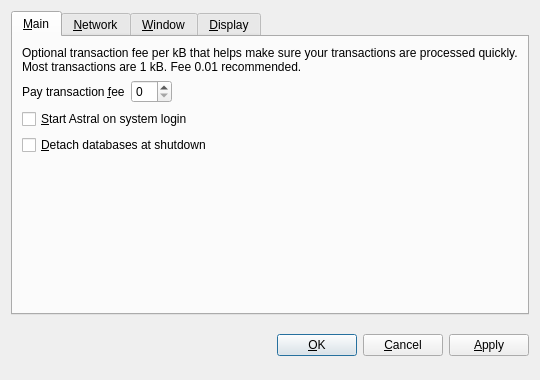
<?xml version="1.0" encoding="UTF-8"?>
<ui version="4.0">
 <class>OptionsDialog</class>
 <widget class="QDialog" name="OptionsDialog">
  <property name="geometry">
   <rect>
    <x>0</x>
    <y>0</y>
    <width>540</width>
    <height>380</height>
   </rect>
  </property>
  <property name="windowTitle">
   <string>Options</string>
  </property>
  <property name="modal">
   <bool>true</bool>
  </property>
  <layout class="QVBoxLayout" name="verticalLayout">
   <item>
    <widget class="QTabWidget" name="tabWidget">
     <property name="tabPosition">
      <enum>QTabWidget::North</enum>
     </property>
     <property name="currentIndex">
      <number>0</number>
     </property>
     <widget class="QWidget" name="tabMain">
      <attribute name="title">
       <string>&amp;Main</string>
      </attribute>
      <layout class="QVBoxLayout" name="verticalLayout_Main">
       <item>
        <widget class="QLabel" name="transactionFeeInfoLabel">
         <property name="text">
          <string>Optional transaction fee per kB that helps make sure your transactions are processed quickly. Most transactions are 1 kB. Fee 0.01 recommended.</string>
         </property>
         <property name="textFormat">
          <enum>Qt::PlainText</enum>
         </property>
         <property name="wordWrap">
          <bool>true</bool>
         </property>
        </widget>
       </item>
       <item>
        <layout class="QHBoxLayout" name="horizontalLayout_Main">
         <item>
          <widget class="QLabel" name="transactionFeeLabel">
           <property name="text">
            <string>Pay transaction &amp;fee</string>
           </property>
           <property name="textFormat">
            <enum>Qt::PlainText</enum>
           </property>
           <property name="buddy">
            <cstring>transactionFee</cstring>
           </property>
          </widget>
         </item>
         <item>
          <widget class="BitcoinAmountField" name="transactionFee"/>
         </item>
         <item>
          <spacer name="horizontalSpacer_Main">
           <property name="orientation">
            <enum>Qt::Horizontal</enum>
           </property>
           <property name="sizeHint" stdset="0">
            <size>
             <width>40</width>
             <height>20</height>
            </size>
           </property>
          </spacer>
         </item>
        </layout>
       </item>
       <item>
        <widget class="QCheckBox" name="bitcoinAtStartup">
         <property name="toolTip">
          <string>Automatically start Astral after logging in to the system.</string>
         </property>
         <property name="text">
          <string>&amp;Start Astral on system login</string>
         </property>
        </widget>
       </item>
       <item>
        <widget class="QCheckBox" name="detachDatabases">
         <property name="toolTip">
          <string>Detach block and address databases at shutdown. This means they can be moved to another data directory, but it slows down shutdown. The wallet is always detached.</string>
         </property>
         <property name="text">
          <string>&amp;Detach databases at shutdown</string>
         </property>
        </widget>
       </item>
       <item>
        <spacer name="verticalSpacer_Main">
         <property name="orientation">
          <enum>Qt::Vertical</enum>
         </property>
         <property name="sizeHint" stdset="0">
          <size>
           <width>20</width>
           <height>40</height>
          </size>
         </property>
        </spacer>
       </item>
      </layout>
     </widget>
     <widget class="QWidget" name="tabNetwork">
      <attribute name="title">
       <string>&amp;Network</string>
      </attribute>
      <layout class="QVBoxLayout" name="verticalLayout_Network">
       <item>
        <widget class="QCheckBox" name="mapPortUpnp">
         <property name="toolTip">
          <string>Automatically open the Astral client port on the router. This only works when your router supports UPnP and it is enabled.</string>
         </property>
         <property name="text">
          <string>Map port using &amp;UPnP</string>
         </property>
        </widget>
       </item>
       <item>
        <widget class="QCheckBox" name="connectSocks">
         <property name="toolTip">
          <string>Connect to the Astral network through a SOCKS proxy (e.g. when connecting through Tor).</string>
         </property>
         <property name="text">
          <string>&amp;Connect through SOCKS proxy:</string>
         </property>
        </widget>
       </item>
       <item>
        <layout class="QHBoxLayout" name="horizontalLayout_Network">
         <item>
          <widget class="QLabel" name="proxyIpLabel">
           <property name="text">
            <string>Proxy &amp;IP:</string>
           </property>
           <property name="textFormat">
            <enum>Qt::PlainText</enum>
           </property>
           <property name="buddy">
            <cstring>proxyIp</cstring>
           </property>
          </widget>
         </item>
         <item>
          <widget class="QValidatedLineEdit" name="proxyIp">
           <property name="maximumSize">
            <size>
             <width>140</width>
             <height>16777215</height>
            </size>
           </property>
           <property name="toolTip">
            <string>IP address of the proxy (e.g. 127.0.0.1)</string>
           </property>
          </widget>
         </item>
         <item>
          <widget class="QLabel" name="proxyPortLabel">
           <property name="text">
            <string>&amp;Port:</string>
           </property>
           <property name="textFormat">
            <enum>Qt::PlainText</enum>
           </property>
           <property name="buddy">
            <cstring>proxyPort</cstring>
           </property>
          </widget>
         </item>
         <item>
          <widget class="QLineEdit" name="proxyPort">
           <property name="maximumSize">
            <size>
             <width>55</width>
             <height>16777215</height>
            </size>
           </property>
           <property name="toolTip">
            <string>Port of the proxy (e.g. 9050)</string>
           </property>
          </widget>
         </item>
         <item>
          <widget class="QLabel" name="socksVersionLabel">
           <property name="text">
            <string>SOCKS &amp;Version:</string>
           </property>
           <property name="textFormat">
            <enum>Qt::PlainText</enum>
           </property>
           <property name="buddy">
            <cstring>socksVersion</cstring>
           </property>
          </widget>
         </item>
         <item>
          <widget class="QValueComboBox" name="socksVersion">
           <property name="toolTip">
            <string>SOCKS version of the proxy (e.g. 5)</string>
           </property>
          </widget>
         </item>
         <item>
          <spacer name="horizontalSpacer_Network">
           <property name="orientation">
            <enum>Qt::Horizontal</enum>
           </property>
           <property name="sizeHint" stdset="0">
            <size>
             <width>40</width>
             <height>20</height>
            </size>
           </property>
          </spacer>
         </item>
        </layout>
       </item>
       <item>
        <spacer name="verticalSpacer_Network">
         <property name="orientation">
          <enum>Qt::Vertical</enum>
         </property>
         <property name="sizeHint" stdset="0">
          <size>
           <width>20</width>
           <height>40</height>
          </size>
         </property>
        </spacer>
       </item>
      </layout>
     </widget>
     <widget class="QWidget" name="tabWindow">
      <attribute name="title">
       <string>&amp;Window</string>
      </attribute>
      <layout class="QVBoxLayout" name="verticalLayout_Window">
       <item>
        <widget class="QCheckBox" name="minimizeToTray">
         <property name="toolTip">
          <string>Show only a tray icon after minimizing the window.</string>
         </property>
         <property name="text">
          <string>&amp;Minimize to the tray instead of the taskbar</string>
         </property>
        </widget>
       </item>
       <item>
        <widget class="QCheckBox" name="minimizeOnClose">
         <property name="toolTip">
          <string>Minimize instead of exit the application when the window is closed. When this option is enabled, the application will be closed only after selecting Quit in the menu.</string>
         </property>
         <property name="text">
          <string>M&amp;inimize on close</string>
         </property>
        </widget>
       </item>
       <item>
        <spacer name="verticalSpacer_Window">
         <property name="orientation">
          <enum>Qt::Vertical</enum>
         </property>
         <property name="sizeHint" stdset="0">
          <size>
           <width>20</width>
           <height>40</height>
          </size>
         </property>
        </spacer>
       </item>
      </layout>
     </widget>
     <widget class="QWidget" name="tabDisplay">
      <attribute name="title">
       <string>&amp;Display</string>
      </attribute>
      <layout class="QVBoxLayout" name="verticalLayout_Display">
       <item>
        <layout class="QHBoxLayout" name="horizontalLayout_1_Display">
         <item>
          <widget class="QLabel" name="langLabel">
           <property name="text">
            <string>User Interface &amp;language:</string>
           </property>
           <property name="textFormat">
            <enum>Qt::PlainText</enum>
           </property>
           <property name="buddy">
            <cstring>lang</cstring>
           </property>
          </widget>
         </item>
         <item>
          <widget class="QValueComboBox" name="lang">
           <property name="toolTip">
            <string>The user interface language can be set here. This setting will take effect after restarting astral.</string>
           </property>
          </widget>
         </item>
        </layout>
       </item>
       <item>
        <layout class="QHBoxLayout" name="horizontalLayout_2_Display">
         <item>
          <widget class="QLabel" name="unitLabel">
           <property name="text">
            <string>&amp;Unit to show amounts in:</string>
           </property>
           <property name="textFormat">
            <enum>Qt::PlainText</enum>
           </property>
           <property name="buddy">
            <cstring>unit</cstring>
           </property>
          </widget>
         </item>
         <item>
          <widget class="QValueComboBox" name="unit">
           <property name="toolTip">
            <string>Choose the default subdivision unit to show in the interface and when sending coins.</string>
           </property>
          </widget>
         </item>
        </layout>
       </item>
       <item>
        <widget class="QCheckBox" name="displayAddresses">
         <property name="toolTip">
          <string>Whether to show Astral addresses in the transaction list or not.</string>
         </property>
         <property name="text">
          <string>&amp;Display addresses in transaction list</string>
         </property>
        </widget>
       </item>
       <item>
        <widget class="QCheckBox" name="coinControlFeatures">
         <property name="toolTip">
          <string>Whether to show coin control features or not.</string>
         </property>
         <property name="text">
          <string>Display coin &amp;control features (experts only!)</string>
         </property>
        </widget>
       </item>
       <item>
        <spacer name="verticalSpacer_Display">
         <property name="orientation">
          <enum>Qt::Vertical</enum>
         </property>
         <property name="sizeHint" stdset="0">
          <size>
           <width>20</width>
           <height>40</height>
          </size>
         </property>
        </spacer>
       </item>
      </layout>
     </widget>
    </widget>
   </item>
   <item>
    <layout class="QHBoxLayout" name="horizontalLayout_Buttons">
     <item>
      <spacer name="horizontalSpacer_1">
       <property name="orientation">
        <enum>Qt::Horizontal</enum>
       </property>
       <property name="sizeHint" stdset="0">
        <size>
         <width>40</width>
         <height>48</height>
        </size>
       </property>
      </spacer>
     </item>
     <item>
      <widget class="QLabel" name="statusLabel">
       <property name="font">
        <font>
         <weight>75</weight>
         <bold>true</bold>
        </font>
       </property>
       <property name="text">
        <string/>
       </property>
       <property name="textFormat">
        <enum>Qt::PlainText</enum>
       </property>
       <property name="wordWrap">
        <bool>true</bool>
       </property>
      </widget>
     </item>
     <item>
      <spacer name="horizontalSpacer_2">
       <property name="orientation">
        <enum>Qt::Horizontal</enum>
       </property>
       <property name="sizeHint" stdset="0">
        <size>
         <width>40</width>
         <height>48</height>
        </size>
       </property>
      </spacer>
     </item>
     <item>
      <widget class="QPushButton" name="okButton">
       <property name="text">
        <string>&amp;OK</string>
       </property>
      </widget>
     </item>
     <item>
      <widget class="QPushButton" name="cancelButton">
       <property name="text">
        <string>&amp;Cancel</string>
       </property>
       <property name="autoDefault">
        <bool>false</bool>
       </property>
      </widget>
     </item>
     <item>
      <widget class="QPushButton" name="applyButton">
       <property name="text">
        <string>&amp;Apply</string>
       </property>
       <property name="autoDefault">
        <bool>false</bool>
       </property>
      </widget>
     </item>
    </layout>
   </item>
  </layout>
 </widget>
 <customwidgets>
  <customwidget>
   <class>BitcoinAmountField</class>
   <extends>QSpinBox</extends>
   <header>bitcoinamountfield.h</header>
  </customwidget>
  <customwidget>
   <class>QValueComboBox</class>
   <extends>QComboBox</extends>
   <header>qvaluecombobox.h</header>
  </customwidget>
  <customwidget>
   <class>QValidatedLineEdit</class>
   <extends>QLineEdit</extends>
   <header>qvalidatedlineedit.h</header>
  </customwidget>
 </customwidgets>
 <resources/>
 <connections/>
</ui>
